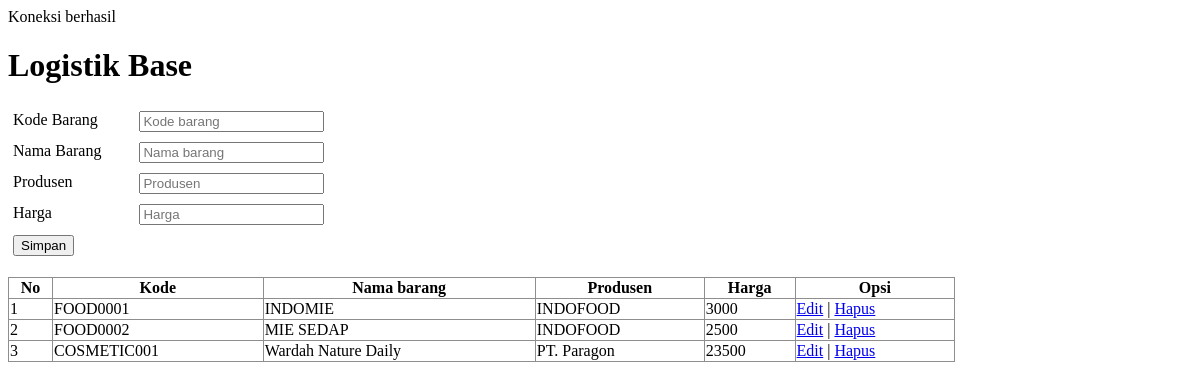
The page / on the database its author committed.
### tables this page shows
CREATE TABLE `barang` (
  `id_barang` varchar(50) NOT NULL,
  `kode_barang` varchar(15) DEFAULT NULL,
  `nama_barang` tinytext DEFAULT NULL,
  `produsen` varchar(20) DEFAULT NULL,
  `harga` varchar(20) DEFAULT NULL
);

### index.php (the view, shortened to what this page needs)
<?php
require_once('component/koneksi.php');
?>
<!DOCTYPE html>
<html lang="en">
<head>
    <link rel="stylesheet" href="css/style.css">
</head>
<body>
    <div class="container">
        <div class="header">
            <h1>Logistik Base</h1>
        </div>
    </div>
    <div class="content">
        <div class="content-input">
            <form action="component/proses.php" method="POST">
                <div class="row">
                    <div class="column left">
                        <label>Kode Barang</label>
                    </div>
                    <div class="column right">
                        <input type="text" name="kode_barang" placeholder="Kode barang" required>
                    </div>
                </div>
                <div class="row">
                    <div class="column left">
                        <label>Nama Barang</label>
                    </div>
                    <div class="column right">
                        <input type="text" name="nama_barang" placeholder="Nama barang" required>
                    </div>
                </div>
                <div class="row">
                    <div class="column left">
                        <label>Produsen</label>
                    </div>
                    <div class="column right">
                        <input type="text" name="produsen" placeholder="Produsen" required>
                    </div>
                </div>
                <div class="row">
                    <div class="column left">
                        <label>Harga</label>
                    </div>
                    <div class="column right">
                        <input type="number" name="harga" placeholder="Harga" required>
                    </div>
                </div>
                <div class="row">
                    <div class="column left">
                        <button class="" type="submit" name="input_barang">Simpan</button>
                    </div>
                </div>
            </form>
        </div>
        <div>
            <table id="customers">
                <thead>
                    <tr>
                        <th>No</th>
                        <th>Kode</th>
                        <th>Nama barang</th>
                        <th>Produsen</th>
                        <th>Harga</th>
                        <th>Opsi</th>
                    </tr>
                </thead>
                <tbody>
                    <?php
                    $show_query = mysqli_query($koneksi, "SELECT * FROM barang");
                    if (mysqli_num_rows($show_query) == 0) {
                        echo '<tr><td colspan="6">Tidak ada data</td></tr>';
                    } else {
                        $id = 1;
                        while ($data = mysqli_fetch_assoc($show_query)) {;
                    ?>
                            <tr>
                                <td><?php echo $id; ?></td>
                                <td><?php echo $data['kode_barang']; ?></td>
                                <td><?php echo $data['nama_barang']; ?></td>
                                <td><?php echo $data['produsen']; ?></td>
                                <td><?php echo $data['harga']; ?></td>
                                <td>
                                    <a href="component/edit.php?id=<?php echo $data['id_barang']; ?>">Edit</a> |
                                    <a href="component/proses.php?id=<?php echo $data['id_barang']; ?>" onclick="return confirm('Apakah anda yakin menghapus ?')">Hapus</a>
                                </td>
                            </tr>
                    <?php
                            $id++;
                        }
                    }
                    ?>
                </tbody>
            </table>
        </div>
</body>
</html>

### css/style.css (style rules this page uses)
.row { display: flex; }
.column { padding: 5px; }
.left { width: 10%; }
.right { width: 90%; }
#customers { border-collapse: collapse; width: 80%; }
#customers th, #customers td { border: 1px solid #8f8d8d; }

### rows shown on the page
barang: kode_barang "FOOD0001", nama_barang "INDOMIE", produsen "INDOFOOD", harga "3000"
barang: kode_barang "FOOD0002", nama_barang "MIE SEDAP", produsen "INDOFOOD", harga "2500"
barang: kode_barang "COSMETIC001", nama_barang "Wardah Nature Daily", produsen "PT. Paragon", harga "23500"
